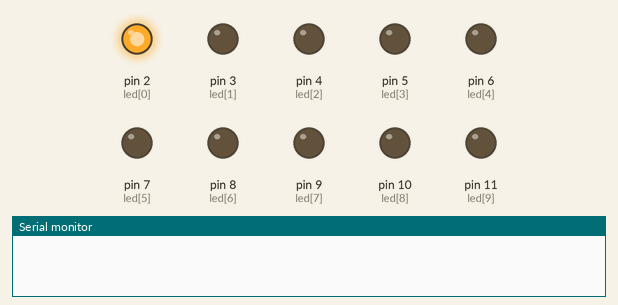
This sketch was run on a simulated Arduino Uno, built with avr-gcc and run on an emulated ATmega328P. Shown: output pins drawn as LEDs (lit = HIGH), the last lines printed to the serial monitor.

Above: at 0.05 s.
At 1.05 s:
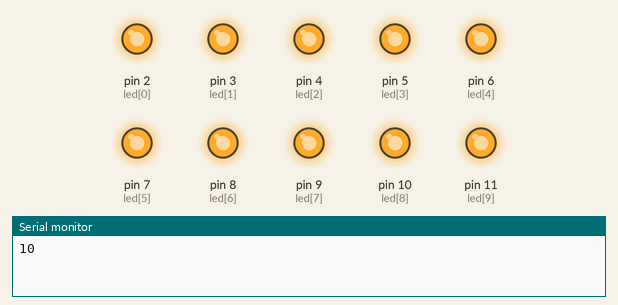
At 1.3 s:
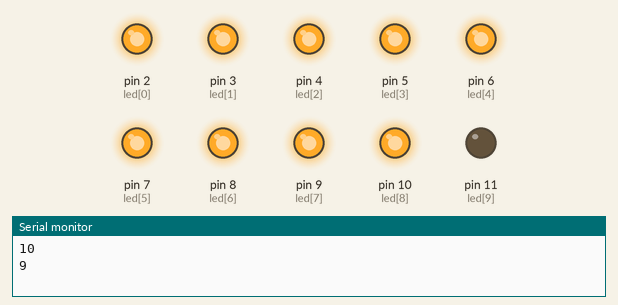
At 1.7 s:
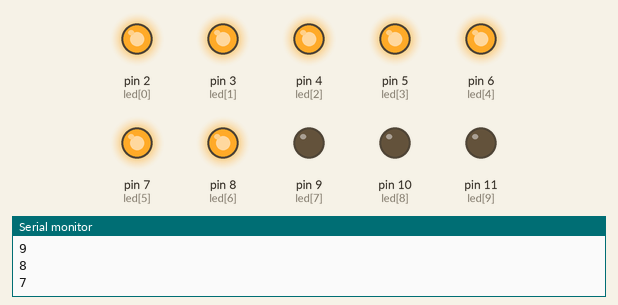
At 2.3 s:
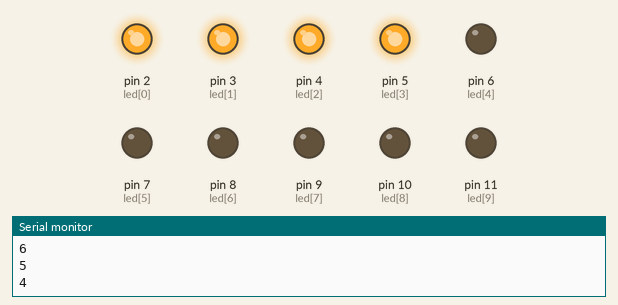
At 3.6 s:
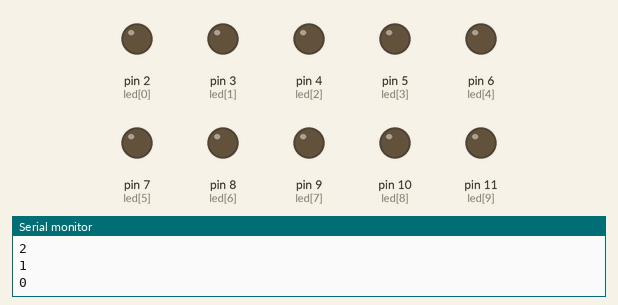
Timing chart, 0 to 5.5 s (numbered marks = the images above):
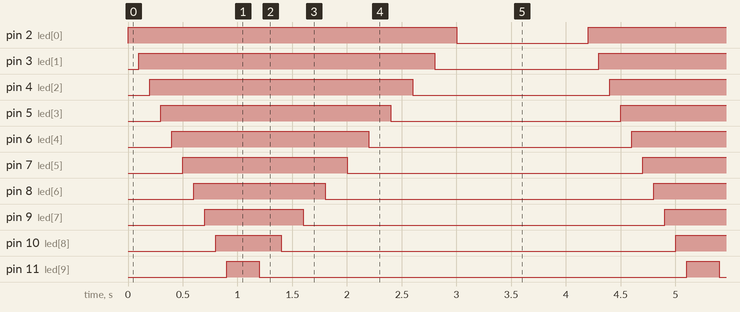

The sketch:

SIMPLE_SEGMENT_LED.ino
```cpp
/*
  SIMPLE_SEGMENT_LED

  Simple SEGMENT LED. This program only
  run bar the segment led bar from first to last
  and repeating unstop

  Extra : 10 x 330ohm attached from ground


  modified 25 JAN 2016 for CU Robot Class
  by Chawanan Inkumnoi

 █████╗ ██╗   ██╗████████╗ ██████╗ ███████╗ █████╗ ██╗   ██╗███████╗
██╔══██╗██║   ██║╚══██╔══╝██╔═══██╗██╔════╝██╔══██╗██║   ██║██╔════╝
███████║██║   ██║   ██║   ██║   ██║███████╗███████║██║   ██║█████╗
██╔══██║██║   ██║   ██║   ██║   ██║╚════██║██╔══██║╚██╗ ██╔╝██╔══╝
██║  ██║╚██████╔╝   ██║   ╚██████╔╝███████║██║  ██║ ╚████╔╝ ███████╗
╚═╝  ╚═╝ ╚═════╝    ╚═╝    ╚═════╝ ╚══════╝╚═╝  ╚═╝  ╚═══╝  ╚══════╝


*/

int led[10] = {2,3,4,5,6,7,8,9,10,11};
void setup() {
  Serial.begin(9600);
  for(int i=0; i<10; i++){
    pinMode(led[i], OUTPUT);
  }
}

void loop() {
  for(int i=0; i<10; i++){
    digitalWrite(led[i], HIGH);
    delay(100);
  }
  for(int j=10; j>=0; j--){
    digitalWrite(led[j], LOW);
    Serial.println(j);
    delay(200);
  }
  delay(1000);
}
```

Measured:
- by itself, pin 2 (led[0]): alternates HIGH for 3.0 s and LOW for 1.2 s
- by itself, pin 3 (led[1]): alternates HIGH for 2.7 s and LOW for 1.5 s
- by itself, pin 4 (led[2]): alternates HIGH for 2.4 s and LOW for 1.8 s
- by itself, pin 5 (led[3]): alternates HIGH for 2.1 s and LOW for 2.1 s
- by itself, pin 6 (led[4]): alternates HIGH for 1.8 s and LOW for 2.4 s
- by itself, pin 7 (led[5]): alternates HIGH for 1.5 s and LOW for 2.7 s
- by itself, pin 8 (led[6]): alternates HIGH for 1.2 s and LOW for 3.0 s
- by itself, pin 9 (led[7]): alternates HIGH for 0.90 s and LOW for 3.3 s
